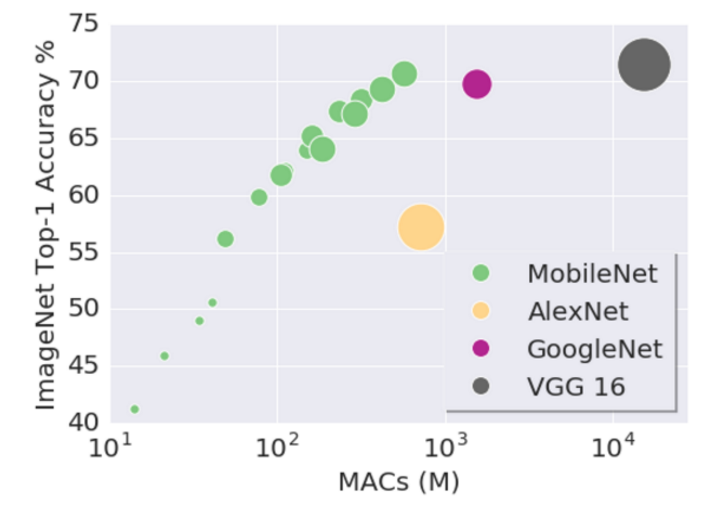
#> input picture utils/slim/nets/mobilenet_v1.png, 712 x 513 px
$ python -i cv_utils.py   (imports and definitions only)
#> lines starting #> are read from the running program, lines starting #| are printed output that depends on the picture
#> further down, picture is the input picture: shape (513, 712, 3); mean B, G, R 239.2, 235.5, 235.2
import os
import numpy as np
import cv2

from settings import ALLOWED_EXTS


# [20 lines left out: function process_normalization, not called in this run]


def process_histogram_equalization(img_in):
    """
    Equalize histogram of an image.
    :param img_in: frame with rgb.
    :return:
    """

    # segregate color streams
    b, g, r = cv2.split(img_in)
    h_b, bin_b = np.histogram(b.flatten(), 256, [0, 256])
#> h_b = 256 values, max 174362 at index 242, min 0 at index 0, mean 1426.8; bin_b = 257 values from 0 to 256
    h_g, bin_g = np.histogram(g.flatten(), 256, [0, 256])
#> h_g = 256 values, max 172823 at index 234, min 0 at index 0, mean 1426.8; bin_g = 257 values from 0 to 256
    h_r, bin_r = np.histogram(r.flatten(), 256, [0, 256])
#> h_r = 256 values, max 172805 at index 234, min 0 at index 0, mean 1426.8; bin_r = 257 values from 0 to 256

    # calculate cdf
    cdf_b = np.cumsum(h_b)
#> cdf_b = 256 values from 0 to 365256
    cdf_g = np.cumsum(h_g)
#> cdf_g = 256 values from 0 to 365256
    cdf_r = np.cumsum(h_r)
#> cdf_r = 256 values from 0 to 365256

    # mask all pixels with value=0 and replace it with mean of the pixel values
    cdf_m_b = np.ma.masked_equal(cdf_b, 0)
    cdf_m_b = (cdf_m_b - cdf_m_b.min()) * 255 / (cdf_m_b.max() - cdf_m_b.min())
    cdf_final_b = np.ma.filled(cdf_m_b, 0).astype('uint8')
#> cdf_final_b = 256 values from 0 to 255

    cdf_m_g = np.ma.masked_equal(cdf_g, 0)
    cdf_m_g = (cdf_m_g - cdf_m_g.min()) * 255 / (cdf_m_g.max() - cdf_m_g.min())
    cdf_final_g = np.ma.filled(cdf_m_g, 0).astype('uint8')
#> cdf_final_g = 256 values from 0 to 255

    cdf_m_r = np.ma.masked_equal(cdf_r, 0)
    cdf_m_r = (cdf_m_r - cdf_m_r.min()) * 255 / (cdf_m_r.max() - cdf_m_r.min())
    cdf_final_r = np.ma.filled(cdf_m_r, 0).astype('uint8')
#> cdf_final_r = 256 values from 0 to 255
    # merge the images in the three channels
    img_b = cdf_final_b[b]
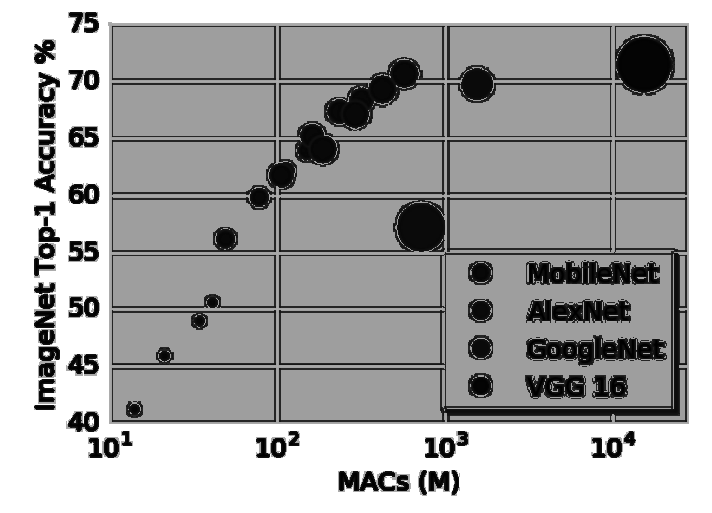
#> img_b: shape (513, 712); min 0, max 255, mean 169.9
    img_g = cdf_final_g[g]
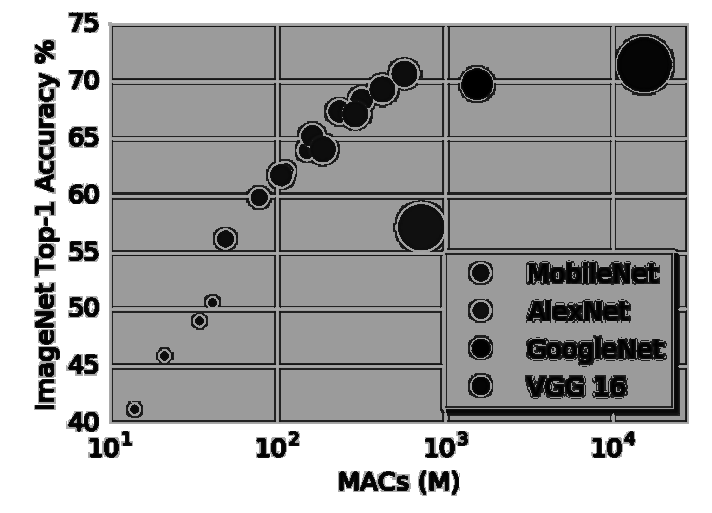
#> img_g: shape (513, 712); min 0, max 255, mean 169.5
    img_r = cdf_final_r[r]

    img_out = cv2.merge((img_b, img_g, img_r))
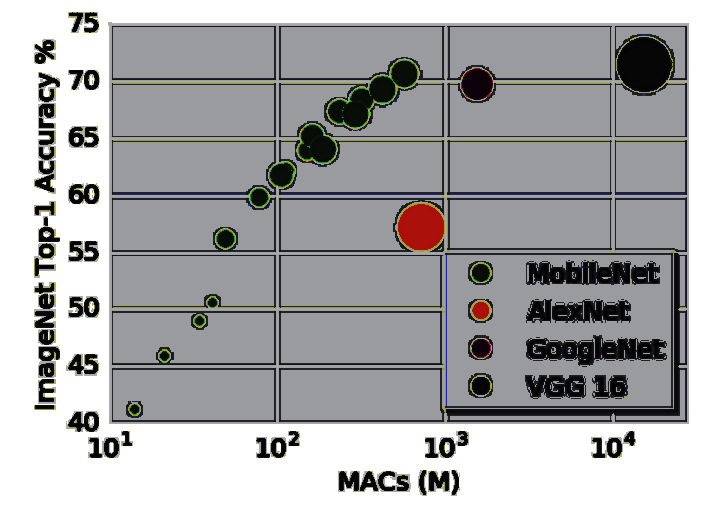
#> img_out: shape (513, 712, 3); mean B, G, R 169.9, 169.5, 169.5

    return img_out


def is_allowed(path):

    return os.path.splitext(path)[1] in ALLOWED_EXTS


# [18 lines left out: function load_image, not called in this run]


# [3 lines not run here, left out]

>>> import cv2
>>> picture = cv2.imread('slim/nets/mobilenet_v1.png')
>>> result = process_histogram_equalization(picture)
